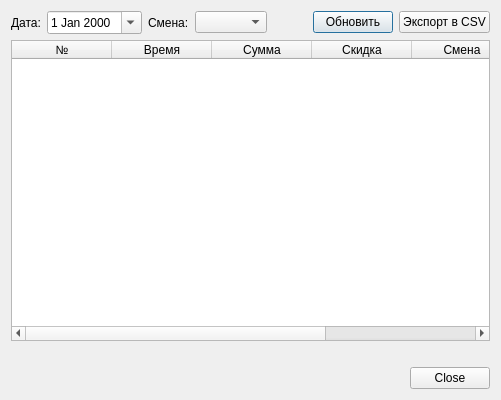
<?xml version="1.0" encoding="UTF-8"?>
<ui version="4.0">
 <class>CheckHistoryDialog</class>
 <widget class="QDialog" name="CheckHistoryDialog">
  <property name="minimumSize">
   <size>
    <width>500</width>
    <height>400</height>
   </size>
  </property>
  <property name="windowTitle">
   <string>История чеков</string>
  </property>
  <layout class="QVBoxLayout" name="mainLayout">
   <item>
    <layout class="QHBoxLayout" name="topLayout">
     <item>
      <widget class="QLabel" name="dateLabel">
       <property name="text">
        <string>Дата:</string>
       </property>
      </widget>
     </item>
     <item>
      <widget class="QDateEdit" name="dateEdit">
       <property name="calendarPopup">
        <bool>true</bool>
       </property>
      </widget>
     </item>
     <item>
      <widget class="QLabel" name="shiftLabel">
       <property name="text">
        <string>Смена:</string>
       </property>
      </widget>
     </item>
     <item>
      <widget class="QComboBox" name="shiftCombo">
       <property name="minimumWidth">
        <number>180</number>
       </property>
      </widget>
     </item>
     <item>
      <spacer name="horizontalSpacer">
       <property name="orientation">
        <enum>Qt::Horizontal</enum>
       </property>
       <property name="sizeHint" stdset="0">
        <size>
         <width>40</width>
         <height>20</height>
        </size>
       </property>
      </spacer>
     </item>
     <item>
      <widget class="QPushButton" name="refreshButton">
       <property name="text">
        <string>Обновить</string>
       </property>
      </widget>
     </item>
     <item>
      <widget class="QPushButton" name="exportButton">
       <property name="text">
        <string>Экспорт в CSV</string>
       </property>
      </widget>
     </item>
    </layout>
   </item>
   <item>
    <widget class="QTableWidget" name="table">
     <property name="selectionBehavior">
      <enum>QAbstractItemView::SelectRows</enum>
     </property>
     <property name="selectionMode">
      <enum>QAbstractItemView::SingleSelection</enum>
     </property>
     <attribute name="columnCount">
      <number>6</number>
     </attribute>
     <column>
      <property name="text">
       <string>№</string>
      </property>
     </column>
     <column>
      <property name="text">
       <string>Время</string>
      </property>
     </column>
     <column>
      <property name="text">
       <string>Сумма</string>
      </property>
     </column>
     <column>
      <property name="text">
       <string>Скидка</string>
      </property>
     </column>
     <column>
      <property name="text">
       <string>Смена</string>
      </property>
     </column>
     <column>
      <property name="text">
       <string>Сотрудник</string>
      </property>
     </column>
    </widget>
   </item>
   <item>
    <widget class="QLabel" name="totalLabel">
     <property name="text">
      <string/>
     </property>
    </widget>
   </item>
   <item>
    <widget class="QDialogButtonBox" name="buttonBox">
     <property name="standardButtons">
      <set>QDialogButtonBox::Close</set>
     </property>
    </widget>
   </item>
  </layout>
 </widget>
 <resources/>
 <connections/>
</ui>
